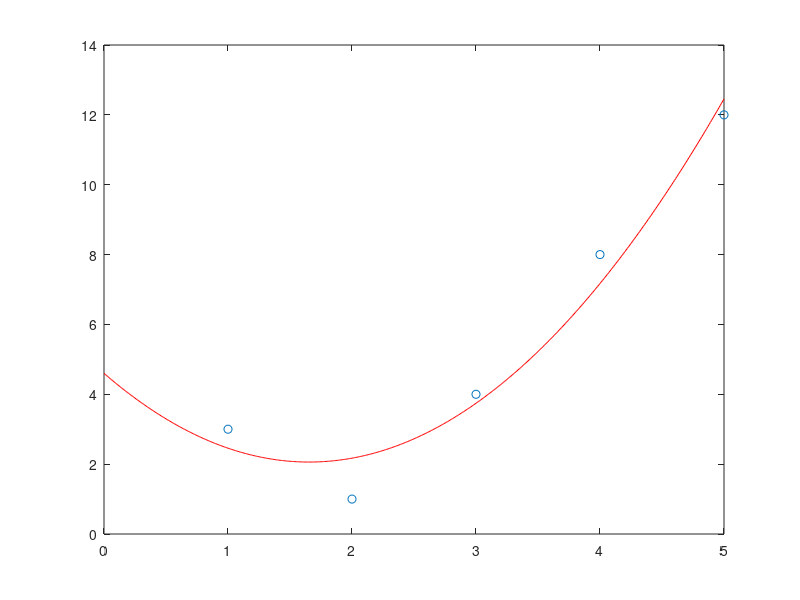

The MATLAB source for this figure:
%line fitting in class work
%first method is usign all built in matlab functions
x = [1 2 3 4 5];
y = [3 1 4 8 12];
p = polyfit(x,y,2);
xx = [0:0.01:5];
yy = polyval(p,xx);
plot(x,y,'o',xx,yy,'r'); %uncomment to show plot

%second method is using least squares

B = [sum(x.^4) sum(x.^3) sum(x.^2);
    sum(x.^3) sum(x.^2) sum(x);
    sum(x.^2) sum(x) 5]

Z = [sum(x.^2.*y) sum(x.*y) sum(y)]  %note that this gives you one row, 3 col. we
                                    % we will use transpose later, but we
                                    % would totally use semicolons here to
                                    % not have to use transpose
coeff2 = inv(B)*Z'

%Now using the third method

A = [(x.^2)' x' ones(5,1)]
coeff1 = inv(A'*A)*(A'*y')




